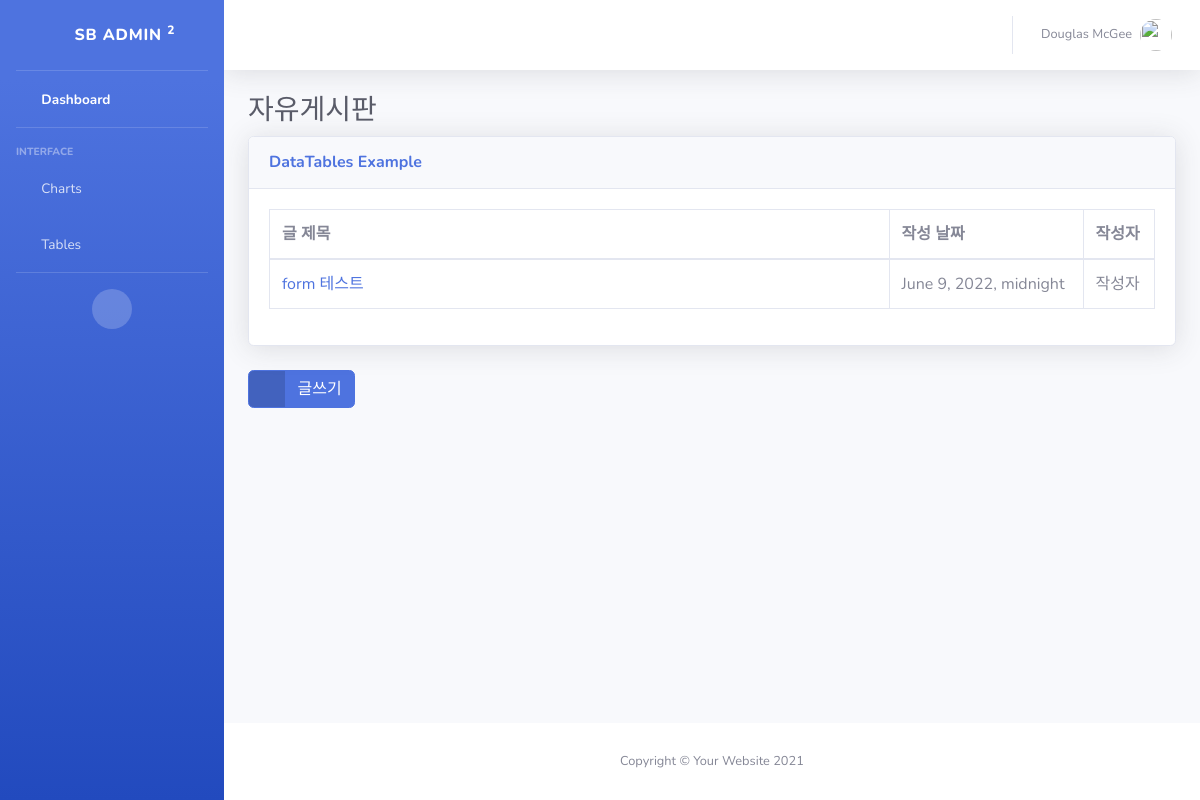
The app's page /, older data.
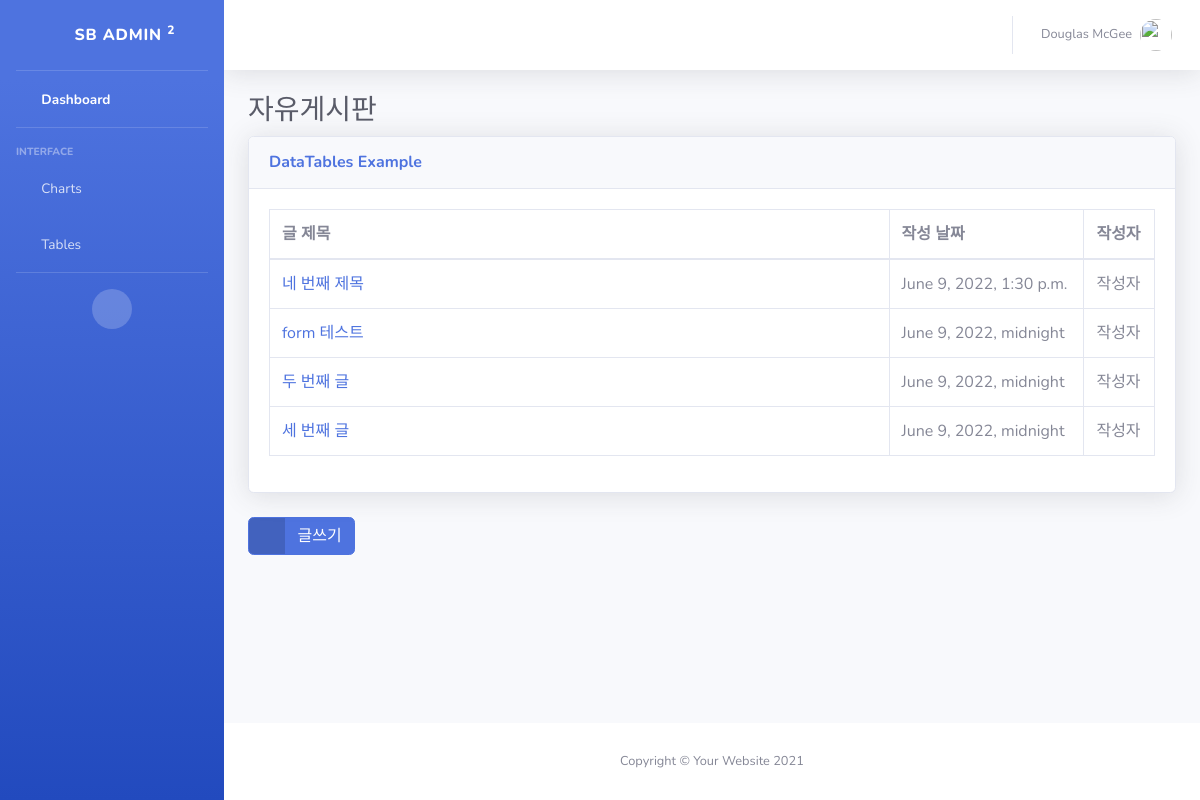
The same page, newer data.
### snsapp/models.py (models this page shows, shortened)
class Post(models.Model):
    title = models.CharField(max_length=200)
    body = models.TextField()
    date = models.DateTimeField(auto_now_add=True)

### snsapp/views.py (the view)
# urls.py: 2. Add a URL to urlpatterns:  path('', views.home, name='home')
def home(request):
    posts = Post.objects.filter().order_by('-date')
    return render(request, 'index.html', {'posts':posts})

### snsapp/templates/index.html
{% extends 'base.html' %}
{% block content %}
<h1 class="h3 mb-2 text-gray-800">자유게시판</h1>
<div class="card shadow mb-4">
    <div class="card-header py-3">
        <h6 class="m-0 font-weight-bold text-primary">DataTables Example</h6>
    </div>
    <div class="card-body">
        <div class="table-responsive">
            <table class="table table-bordered" id="dataTable" width="100%" cellspacing="0">
                <thead>
                    <tr>
                        <th width="70%">글 제목</th>
                        <th>작성 날짜</th>
                        <th>작성자</th>
                    </tr>
                </thead>
                <tbody>
                    {% for post in posts %}
                    <tr>
                        <td><a href="{% url 'detail' post.id %}">{{ post.title }}</a></td>
                        <td>{{ post.date }}</td>
                        <td>작성자</td>
                    </tr>
                    {% endfor %}
                </tbody>
            </table>
        </div>
    </div>
</div>
<a href="{% url 'postcreate' %}" class="btn btn-primary btn-icon-split">
    <span class="icon text-white-50">
        <i class="fas fa-flag"></i>
    </span>
    <span class="text">글쓰기</span>
</a>
{% endblock %}

Row changes from the older to the newer data that the page shows:
added Post: title "네 번째 제목", date "June 9, 2022, 1:30 p.m."
added Post: title "두 번째 글", date "June 9, 2022, midnight"
added Post: title "세 번째 글", date "June 9, 2022, midnight"
